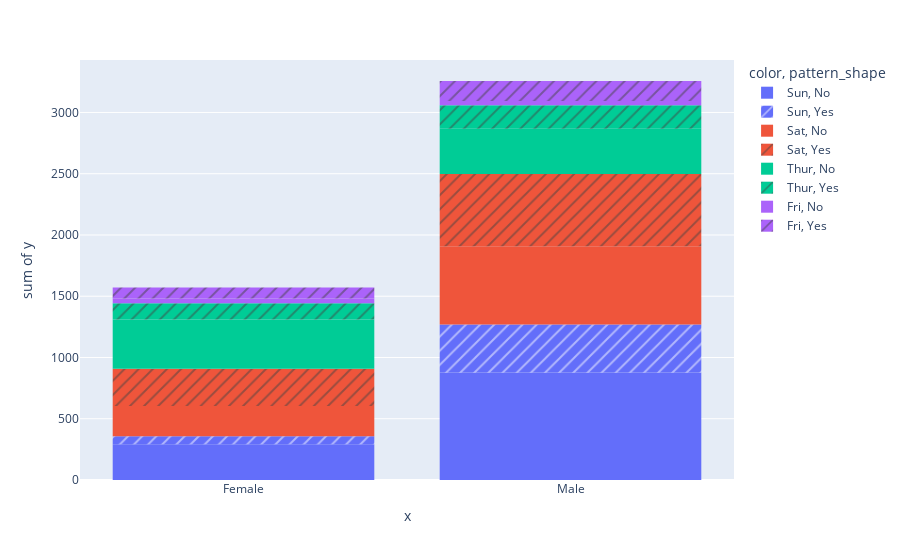

Here is the notebook cell this chart was saved with:
### Markdown cell above
#### Q3. Using the tips dataset in the Plotly library, Plot a histogram for x= "sex" and y="total_bill" column in the tips dataset. Also, use the "smoker" column with the pattern_shape parameter and the "day" column with the color parameter.

### Code cell
# fig = go.Figure()
# fig.add_trace()
px.histogram(x=tips.sex, y=tips.total_bill, color=tips.day, pattern_shape=tips.smoker)

### Figure 1 — Plotly figure (JSON) as saved in the notebook; plotly's stock layout.template omitted (floating-point values rounded to 4 significant figures)
{"data": [{"alignmentgroup": "True", "bingroup": "x", "histfunc": "sum", "hovertemplate": "color=Sun<br>pattern_shape=No<br>x=%{x}<br>sum of y=%{y}<extra></extra>", "legendgroup": "Sun, No", "marker": {"color": "#636efa", "pattern": {"shape": ""}}, "name": "Sun, No", "offsetgroup": "Sun, No", "orientation": "v", "showlegend": true, "type": "histogram", "x": ["Female", "Male", "Male", "Male", "Female", "Male", "Male", "Male", "Male", "Male", "Male", "Female", "Male", "Male", "Female", "Male", "Female", "Male", "Female", "Male", "Male", "Male", "Male", "Male", "Male", "Male", "Male", "Male", "Male", "Female", "Female", "Male", "Male", "Male", "Male", "Male", "Female", "Female", "Male", "Male", "Male", "Male", "Male", "Male", "Female", "Male", "Female", "Female", "Male", "Male", "Male", "Female", "Male", "Male", "Male", "Male", "Male"], "xaxis": "x", "y": [16.99, 10.34, 21.01, 23.68, 24.59, 25.29, 8.77, 26.88, 15.04, 14.78, 10.27, 35.26, 15.42, 18.43, 14.83, 21.58, 10.33, 16.29, 16.97, 17.46, 13.94, 9.68, 30.4, 18.29, 22.23, 32.4, 28.55, 18.04, 12.54, 10.29, 34.81, 9.94, 25.56, 19.49, 38.07, 23.95, 25.71, 17.31, 29.93, 14.07, 13.13, 17.26, 24.55, 19.77, 29.85, 48.17, 25, 13.39, 16.49, 21.5, 12.66, 16.21, 13.81, 24.52, 20.76, 31.71, 20.69], "yaxis": "y"}, {"alignmentgroup": "True", "bingroup": "x", "histfunc": "sum", "hovertemplate": "color=Sun<br>pattern_shape=Yes<br>x=%{x}<br>sum of y=%{y}<extra></extra>", "legendgroup": "Sun, Yes", "marker": {"color": "#636efa", "pattern": {"shape": "/"}}, "name": "Sun, Yes", "offsetgroup": "Sun, Yes", "orientation": "v", "showlegend": true, "type": "histogram", "x": ["Female", "Male", "Male", "Male", "Male", "Male", "Male", "Female", "Male", "Male", "Male", "Male", "Male", "Male", "Female", "Male", "Female", "Male", "Male"], "xaxis": "x", "y": [17.51, 7.25, 31.85, 16.82, 32.9, 17.89, 14.48, 9.6, 34.63, 34.65, 23.33, 45.35, 23.17, 40.55, 20.9, 30.46, 18.15, 23.1, 15.69], "yaxis": "y"}, {"alignmentgroup": "True", "bingroup": "x", "histfunc": "sum", "hovertemplate": "color=Sat<br>pattern_shape=No<br>x=%{x}<br>sum of y=%{y}<extra></extra>", "legendgroup": "Sat, No", "marker": {"color": "#EF553B", "pattern": {"shape": ""}}, "name": "Sat, No", "offsetgroup": "Sat, No", "orientation": "v", "showlegend": true, "type": "histogram", "x": ["Male", "Male", "Female", "Female", "Male", "Male", "Male", "Male", "Male", "Male", "Female", "Male", "Male", "Female", "Female", "Male", "Male", "Male", "Female", "Male", "Male", "Male", "Female", "Male", "Male", "Male", "Female", "Male", "Male", "Female", "Female", "Male", "Female", "Male", "Male", "Female", "Male", "Male", "Male", "Male", "Male", "Male", "Female", "Male", "Male"], "xaxis": "x", "y": [20.65, 17.92, 20.29, 15.77, 39.42, 19.82, 17.81, 13.37, 12.69, 21.7, 19.65, 9.55, 18.35, 15.06, 20.69, 17.78, 24.06, 16.31, 16.93, 18.69, 31.27, 16.04, 26.41, 48.27, 17.59, 20.08, 16.45, 20.23, 12.02, 17.07, 14.73, 10.51, 20.92, 18.24, 14, 7.25, 48.33, 20.45, 13.28, 11.61, 10.77, 10.07, 35.83, 29.03, 17.82], "yaxis": "y"}, {"alignmentgroup": "True", "bingroup": "x", "histfunc": "sum", "hovertemplate": "color=Sat<br>pattern_shape=Yes<br>x=%{x}<br>sum of y=%{y}<extra></extra>", "legendgroup": "Sat, Yes", "marker": {"color": "#EF553B", "pattern": {"shape": "/"}}, "name": "Sat, Yes", "offsetgroup": "Sat, Yes", "orientation": "v", "showlegend": true, "type": "histogram", "x": ["Male", "Male", "Male", "Male", "Male", "Male", "Female", "Male", "Female", "Female", "Male", "Female", "Female", "Male", "Male", "Male", "Female", "Female", "Female", "Male", "Male", "Male", "Male", "Male", "Female", "Male", "Male", "Female", "Female", "Female", "Male", "Male", "Male", "Female", "Female", "Male", "Male", "Male", "Male", "Male", "Female", "Male"], "xaxis": "x", "y": [38.01, 11.24, 20.29, 13.81, 11.02, 18.29, 3.07, 15.01, 26.86, 25.28, 17.92, 44.3, 22.42, 15.36, 20.49, 25.21, 14.31, 10.59, 10.63, 50.81, 15.81, 26.59, 38.73, 24.27, 12.76, 30.06, 25.89, 13.27, 28.17, 12.9, 28.15, 11.59, 7.74, 30.14, 22.12, 24.01, 15.69, 15.53, 12.6, 32.83, 27.18, 22.67], "yaxis": "y"}, {"alignmentgroup": "True", "bingroup": "x", "histfunc": "sum", "hovertemplate": "color=Thur<br>pattern_shape=No<br>x=%{x}<br>sum of y=%{y}<extra></extra>", "legendgroup": "Thur, No", "marker": {"color": "#00cc96", "pattern": {"shape": ""}}, "name": "Thur, No", "offsetgroup": "Thur, No", "orientation": "v", "showlegend": true, "type": "histogram", "x": ["Male", "Male", "Male", "Male", "Female", "Male", "Female", "Male", "Male", "Male", "Male", "Female", "Female", "Female", "Male", "Female", "Male", "Male", "Female", "Female", "Male", "Female", "Female", "Male", "Male", "Female", "Female", "Female", "Female", "Female", "Female", "Female", "Female", "Female", "Male", "Male", "Female", "Female", "Female", "Female", "Female", "Male", "Male", "Male", "Female"], "xaxis": "x", "y": [27.2, 22.76, 17.29, 16.66, 10.07, 15.98, 34.83, 13.03, 18.28, 24.71, 21.16, 10.65, 12.43, 24.08, 11.69, 13.42, 14.26, 15.95, 12.48, 29.8, 8.52, 14.52, 11.38, 22.82, 19.08, 20.27, 11.17, 12.26, 18.26, 8.51, 10.33, 14.15, 13.16, 17.47, 34.3, 41.19, 27.05, 16.43, 8.35, 18.64, 11.87, 9.78, 7.51, 7.56, 18.78], "yaxis": "y"}, {"alignmentgroup": "True", "bingroup": "x", "histfunc": "sum", "hovertemplate": "color=Thur<br>pattern_shape=Yes<br>x=%{x}<br>sum of y=%{y}<extra></extra>", "legendgroup": "Thur, Yes", "marker": {"color": "#00cc96", "pattern": {"shape": "/"}}, "name": "Thur, Yes", "offsetgroup": "Thur, Yes", "orientation": "v", "showlegend": true, "type": "histogram", "x": ["Male", "Male", "Male", "Female", "Male", "Male", "Male", "Male", "Female", "Female", "Male", "Male", "Female", "Female", "Female", "Male", "Female"], "xaxis": "x", "y": [19.44, 32.68, 16, 19.81, 28.44, 15.48, 16.58, 10.34, 43.11, 13, 13.51, 18.71, 12.74, 13, 16.4, 20.53, 16.47], "yaxis": "y"}, {"alignmentgroup": "True", "bingroup": "x", "histfunc": "sum", "hovertemplate": "color=Fri<br>pattern_shape=No<br>x=%{x}<br>sum of y=%{y}<extra></extra>", "legendgroup": "Fri, No", "marker": {"color": "#ab63fa", "pattern": {"shape": ""}}, "name": "Fri, No", "offsetgroup": "Fri, No", "orientation": "v", "showlegend": true, "type": "histogram", "x": ["Male", "Female", "Male", "Female"], "xaxis": "x", "y": [22.49, 22.75, 12.46, 15.98], "yaxis": "y"}, {"alignmentgroup": "True", "bingroup": "x", "histfunc": "sum", "hovertemplate": "color=Fri<br>pattern_shape=Yes<br>x=%{x}<br>sum of y=%{y}<extra></extra>", "legendgroup": "Fri, Yes", "marker": {"color": "#ab63fa", "pattern": {"shape": "/"}}, "name": "Fri, Yes", "offsetgroup": "Fri, Yes", "orientation": "v", "showlegend": true, "type": "histogram", "x": ["Male", "Female", "Female", "Male", "Male", "Male", "Male", "Female", "Female", "Male", "Female", "Male", "Male", "Female", "Female"], "xaxis": "x", "y": [28.97, 5.75, 16.32, 40.17, 27.28, 12.03, 21.01, 11.35, 15.38, 12.16, 13.42, 8.58, 13.42, 16.27, 10.09], "yaxis": "y"}], "layout": {"autosize": true, "barmode": "relative", "legend": {"title": {"text": "color, pattern_shape"}, "tracegroupgap": 0}, "margin": {"t": 60}, "xaxis": {"anchor": "y", "autorange": true, "domain": [0, 1], "range": [-0.5, 1.5], "title": {"text": "x"}, "type": "category"}, "yaxis": {"anchor": "x", "autorange": true, "domain": [0, 1], "range": [0, 3428.0], "title": {"text": "sum of y"}, "type": "linear"}}}
